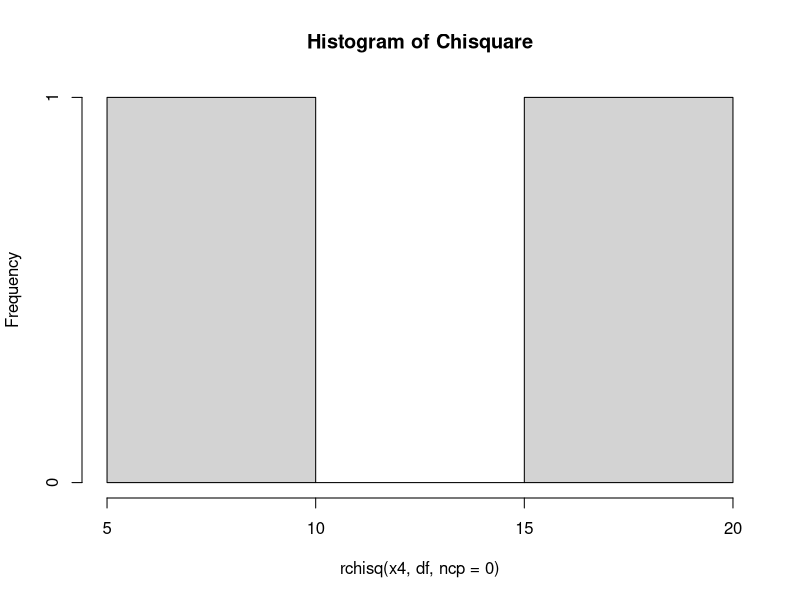

Recreate this plot in R.
#NO.4
x4=2
df=10
#a
peluang4=dchisq(x4,df,ncp=0,log=FALSE)
peluang4
#b
hist(rchisq(x4,df,ncp=0),main="Histogram of Chisquare")
#c
mean4=df
mean4
var4=df*2
var4
